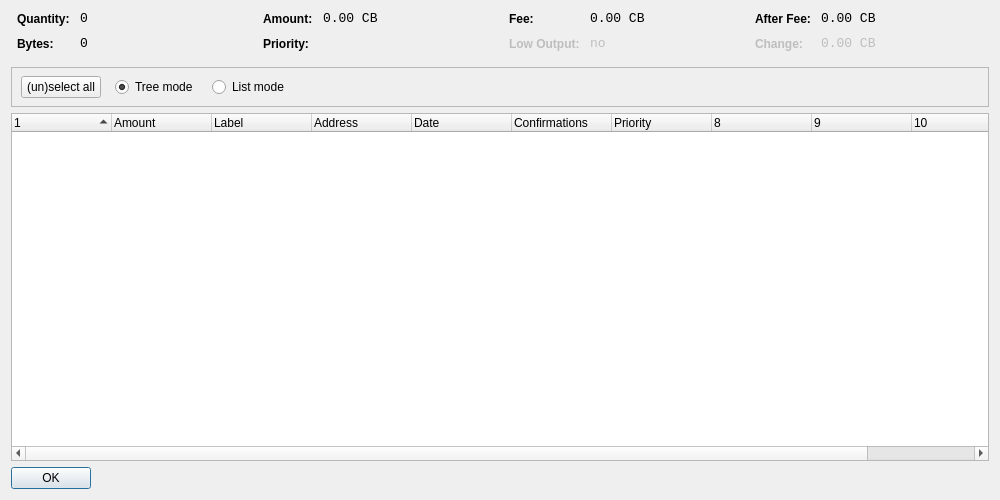
<?xml version="1.0" encoding="UTF-8"?>
<ui version="4.0">
 <class>CoinControlDialog</class>
 <widget class="QDialog" name="CoinControlDialog">
  <property name="geometry">
   <rect>
    <x>0</x>
    <y>0</y>
    <width>1000</width>
    <height>500</height>
   </rect>
  </property>
  <property name="windowTitle">
   <string>Coin Control</string>
  </property>
  <layout class="QVBoxLayout" name="verticalLayout">
   <item>
    <layout class="QHBoxLayout" name="horizontalLayoutTop" stretch="0,0,0,0">
     <property name="topMargin">
      <number>0</number>
     </property>
     <property name="bottomMargin">
      <number>10</number>
     </property>
     <item>
      <layout class="QFormLayout" name="formLayoutCoinControl1">
       <property name="horizontalSpacing">
        <number>10</number>
       </property>
       <property name="verticalSpacing">
        <number>10</number>
       </property>
       <property name="leftMargin">
        <number>6</number>
       </property>
       <property name="rightMargin">
        <number>6</number>
       </property>
       <item row="0" column="0">
        <widget class="QLabel" name="labelCoinControlQuantityText">
         <property name="styleSheet">
          <string notr="true">font-weight:bold;</string>
         </property>
         <property name="text">
          <string>Quantity:</string>
         </property>
        </widget>
       </item>
       <item row="0" column="1">
        <widget class="QLabel" name="labelCoinControlQuantity">
         <property name="font">
          <font>
           <family>Monospace</family>
           <pointsize>10</pointsize>
          </font>
         </property>
         <property name="cursor">
          <cursorShape>IBeamCursor</cursorShape>
         </property>
         <property name="contextMenuPolicy">
          <enum>Qt::ActionsContextMenu</enum>
         </property>
         <property name="text">
          <string notr="true">0</string>
         </property>
         <property name="textInteractionFlags">
          <set>Qt::LinksAccessibleByMouse|Qt::TextSelectableByKeyboard|Qt::TextSelectableByMouse</set>
         </property>
        </widget>
       </item>
       <item row="1" column="0">
        <widget class="QLabel" name="labelCoinControlBytesText">
         <property name="styleSheet">
          <string notr="true">font-weight:bold;</string>
         </property>
         <property name="text">
          <string>Bytes:</string>
         </property>
        </widget>
       </item>
       <item row="1" column="1">
        <widget class="QLabel" name="labelCoinControlBytes">
         <property name="font">
          <font>
           <family>Monospace</family>
           <pointsize>10</pointsize>
          </font>
         </property>
         <property name="cursor">
          <cursorShape>IBeamCursor</cursorShape>
         </property>
         <property name="contextMenuPolicy">
          <enum>Qt::ActionsContextMenu</enum>
         </property>
         <property name="text">
          <string notr="true">0</string>
         </property>
         <property name="textInteractionFlags">
          <set>Qt::LinksAccessibleByMouse|Qt::TextSelectableByKeyboard|Qt::TextSelectableByMouse</set>
         </property>
        </widget>
       </item>
      </layout>
     </item>
     <item>
      <layout class="QFormLayout" name="formLayoutCoinControl2">
       <property name="horizontalSpacing">
        <number>10</number>
       </property>
       <property name="verticalSpacing">
        <number>10</number>
       </property>
       <property name="leftMargin">
        <number>6</number>
       </property>
       <property name="rightMargin">
        <number>6</number>
       </property>
       <item row="0" column="0">
        <widget class="QLabel" name="labelCoinControlAmountText">
         <property name="styleSheet">
          <string notr="true">font-weight:bold;</string>
         </property>
         <property name="text">
          <string>Amount:</string>
         </property>
        </widget>
       </item>
       <item row="0" column="1">
        <widget class="QLabel" name="labelCoinControlAmount">
         <property name="font">
          <font>
           <family>Monospace</family>
           <pointsize>10</pointsize>
          </font>
         </property>
         <property name="cursor">
          <cursorShape>IBeamCursor</cursorShape>
         </property>
         <property name="contextMenuPolicy">
          <enum>Qt::ActionsContextMenu</enum>
         </property>
         <property name="text">
          <string notr="true">0.00 CB</string>
         </property>
         <property name="textInteractionFlags">
          <set>Qt::LinksAccessibleByMouse|Qt::TextSelectableByKeyboard|Qt::TextSelectableByMouse</set>
         </property>
        </widget>
       </item>
       <item row="1" column="0">
        <widget class="QLabel" name="labelCoinControlPriorityText">
         <property name="styleSheet">
          <string notr="true">font-weight:bold;</string>
         </property>
         <property name="text">
          <string>Priority:</string>
         </property>
        </widget>
       </item>
       <item row="1" column="1">
        <widget class="QLabel" name="labelCoinControlPriority">
         <property name="font">
          <font>
           <family>Monospace</family>
           <pointsize>10</pointsize>
          </font>
         </property>
         <property name="cursor">
          <cursorShape>IBeamCursor</cursorShape>
         </property>
         <property name="contextMenuPolicy">
          <enum>Qt::ActionsContextMenu</enum>
         </property>
         <property name="text">
          <string/>
         </property>
         <property name="textInteractionFlags">
          <set>Qt::LinksAccessibleByMouse|Qt::TextSelectableByKeyboard|Qt::TextSelectableByMouse</set>
         </property>
        </widget>
       </item>
      </layout>
     </item>
     <item>
      <layout class="QFormLayout" name="formLayoutCoinControl3">
       <property name="horizontalSpacing">
        <number>10</number>
       </property>
       <property name="verticalSpacing">
        <number>10</number>
       </property>
       <property name="leftMargin">
        <number>6</number>
       </property>
       <property name="rightMargin">
        <number>6</number>
       </property>
       <item row="0" column="0">
        <widget class="QLabel" name="labelCoinControlFeeText">
         <property name="styleSheet">
          <string notr="true">font-weight:bold;</string>
         </property>
         <property name="text">
          <string>Fee:</string>
         </property>
        </widget>
       </item>
       <item row="0" column="1">
        <widget class="QLabel" name="labelCoinControlFee">
         <property name="font">
          <font>
           <family>Monospace</family>
           <pointsize>10</pointsize>
          </font>
         </property>
         <property name="cursor">
          <cursorShape>IBeamCursor</cursorShape>
         </property>
         <property name="contextMenuPolicy">
          <enum>Qt::ActionsContextMenu</enum>
         </property>
         <property name="text">
          <string notr="true">0.00 CB</string>
         </property>
         <property name="textInteractionFlags">
          <set>Qt::LinksAccessibleByMouse|Qt::TextSelectableByKeyboard|Qt::TextSelectableByMouse</set>
         </property>
        </widget>
       </item>
       <item row="1" column="0">
        <widget class="QLabel" name="labelCoinControlLowOutputText">
         <property name="enabled">
          <bool>false</bool>
         </property>
         <property name="styleSheet">
          <string notr="true">font-weight:bold;</string>
         </property>
         <property name="text">
          <string>Low Output:</string>
         </property>
        </widget>
       </item>
       <item row="1" column="1">
        <widget class="QLabel" name="labelCoinControlLowOutput">
         <property name="enabled">
          <bool>false</bool>
         </property>
         <property name="font">
          <font>
           <family>Monospace</family>
           <pointsize>10</pointsize>
          </font>
         </property>
         <property name="cursor">
          <cursorShape>IBeamCursor</cursorShape>
         </property>
         <property name="contextMenuPolicy">
          <enum>Qt::ActionsContextMenu</enum>
         </property>
         <property name="text">
          <string notr="true">no</string>
         </property>
         <property name="textInteractionFlags">
          <set>Qt::LinksAccessibleByMouse|Qt::TextSelectableByKeyboard|Qt::TextSelectableByMouse</set>
         </property>
        </widget>
       </item>
      </layout>
     </item>
     <item>
      <layout class="QFormLayout" name="formLayoutCoinControl4">
       <property name="horizontalSpacing">
        <number>10</number>
       </property>
       <property name="verticalSpacing">
        <number>10</number>
       </property>
       <property name="leftMargin">
        <number>6</number>
       </property>
       <property name="rightMargin">
        <number>6</number>
       </property>
       <item row="0" column="0">
        <widget class="QLabel" name="labelCoinControlAfterFeeText">
         <property name="styleSheet">
          <string notr="true">font-weight:bold;</string>
         </property>
         <property name="text">
          <string>After Fee:</string>
         </property>
        </widget>
       </item>
       <item row="0" column="1">
        <widget class="QLabel" name="labelCoinControlAfterFee">
         <property name="font">
          <font>
           <family>Monospace</family>
           <pointsize>10</pointsize>
          </font>
         </property>
         <property name="cursor">
          <cursorShape>IBeamCursor</cursorShape>
         </property>
         <property name="contextMenuPolicy">
          <enum>Qt::ActionsContextMenu</enum>
         </property>
         <property name="text">
          <string notr="true">0.00 CB</string>
         </property>
         <property name="textInteractionFlags">
          <set>Qt::LinksAccessibleByMouse|Qt::TextSelectableByKeyboard|Qt::TextSelectableByMouse</set>
         </property>
        </widget>
       </item>
       <item row="1" column="0">
        <widget class="QLabel" name="labelCoinControlChangeText">
         <property name="enabled">
          <bool>false</bool>
         </property>
         <property name="styleSheet">
          <string notr="true">font-weight:bold;</string>
         </property>
         <property name="text">
          <string>Change:</string>
         </property>
        </widget>
       </item>
       <item row="1" column="1">
        <widget class="QLabel" name="labelCoinControlChange">
         <property name="enabled">
          <bool>false</bool>
         </property>
         <property name="font">
          <font>
           <family>Monospace</family>
           <pointsize>10</pointsize>
          </font>
         </property>
         <property name="cursor">
          <cursorShape>IBeamCursor</cursorShape>
         </property>
         <property name="contextMenuPolicy">
          <enum>Qt::ActionsContextMenu</enum>
         </property>
         <property name="text">
          <string notr="true">0.00 CB</string>
         </property>
         <property name="textInteractionFlags">
          <set>Qt::LinksAccessibleByMouse|Qt::TextSelectableByKeyboard|Qt::TextSelectableByMouse</set>
         </property>
        </widget>
       </item>
      </layout>
     </item>
    </layout>
   </item>
   <item>
    <widget class="QFrame" name="frame">
     <property name="minimumSize">
      <size>
       <width>0</width>
       <height>40</height>
      </size>
     </property>
     <property name="frameShape">
      <enum>QFrame::StyledPanel</enum>
     </property>
     <property name="frameShadow">
      <enum>QFrame::Sunken</enum>
     </property>
     <widget class="QWidget" name="horizontalLayoutWidget">
      <property name="geometry">
       <rect>
        <x>10</x>
        <y>0</y>
        <width>781</width>
        <height>41</height>
       </rect>
      </property>
      <layout class="QHBoxLayout" name="horizontalLayoutPanel" stretch="0,0,0,0,0">
       <property name="spacing">
        <number>14</number>
       </property>
       <item>
        <widget class="QPushButton" name="pushButtonSelectAll">
         <property name="sizePolicy">
          <sizepolicy hsizetype="Maximum" vsizetype="Fixed">
           <horstretch>0</horstretch>
           <verstretch>0</verstretch>
          </sizepolicy>
         </property>
         <property name="text">
          <string>(un)select all</string>
         </property>
        </widget>
       </item>
       <item>
        <widget class="QRadioButton" name="radioTreeMode">
         <property name="sizePolicy">
          <sizepolicy hsizetype="Maximum" vsizetype="Fixed">
           <horstretch>0</horstretch>
           <verstretch>0</verstretch>
          </sizepolicy>
         </property>
         <property name="text">
          <string>Tree mode</string>
         </property>
         <property name="checked">
          <bool>true</bool>
         </property>
        </widget>
       </item>
       <item>
        <widget class="QRadioButton" name="radioListMode">
         <property name="sizePolicy">
          <sizepolicy hsizetype="Maximum" vsizetype="Fixed">
           <horstretch>0</horstretch>
           <verstretch>0</verstretch>
          </sizepolicy>
         </property>
         <property name="text">
          <string>List mode</string>
         </property>
        </widget>
       </item>
       <item>
        <spacer name="horizontalSpacer">
         <property name="orientation">
          <enum>Qt::Horizontal</enum>
         </property>
         <property name="sizeHint" stdset="0">
          <size>
           <width>40</width>
           <height>20</height>
          </size>
         </property>
        </spacer>
       </item>
      </layout>
     </widget>
    </widget>
   </item>
   <item>
    <widget class="CoinControlTreeWidget" name="treeWidget">
     <property name="contextMenuPolicy">
      <enum>Qt::CustomContextMenu</enum>
     </property>
     <property name="sortingEnabled">
      <bool>false</bool>
     </property>
     <property name="columnCount">
      <number>11</number>
     </property>
     <attribute name="headerShowSortIndicator" stdset="0">
      <bool>true</bool>
     </attribute>
     <attribute name="headerStretchLastSection">
      <bool>false</bool>
     </attribute>
     <column>
      <property name="text">
       <string/>
      </property>
     </column>
     <column>
      <property name="text">
       <string>Amount</string>
      </property>
     </column>
     <column>
      <property name="text">
       <string>Label</string>
      </property>
     </column>
     <column>
      <property name="text">
       <string>Address</string>
      </property>
     </column>
     <column>
      <property name="text">
       <string>Date</string>
      </property>
     </column>
     <column>
      <property name="text">
       <string>Confirmations</string>
      </property>
      <property name="toolTip">
       <string>Confirmed</string>
      </property>
     </column>
     <column>
      <property name="text">
       <string>Priority</string>
      </property>
     </column>
     <column>
      <property name="text">
       <string/>
      </property>
     </column>
     <column>
      <property name="text">
       <string/>
      </property>
     </column>
     <column>
      <property name="text">
       <string/>
      </property>
     </column>
     <column>
      <property name="text">
       <string/>
      </property>
     </column>
    </widget>
   </item>
   <item>
    <widget class="QDialogButtonBox" name="buttonBox">
     <property name="sizePolicy">
      <sizepolicy hsizetype="Maximum" vsizetype="Fixed">
       <horstretch>0</horstretch>
       <verstretch>0</verstretch>
      </sizepolicy>
     </property>
     <property name="orientation">
      <enum>Qt::Horizontal</enum>
     </property>
     <property name="standardButtons">
      <set>QDialogButtonBox::Ok</set>
     </property>
    </widget>
   </item>
  </layout>
 </widget>
 <customwidgets>
  <customwidget>
   <class>CoinControlTreeWidget</class>
   <extends>QTreeWidget</extends>
   <header>coincontroltreewidget.h</header>
  </customwidget>
 </customwidgets>
 <resources/>
 <connections/>
</ui>
